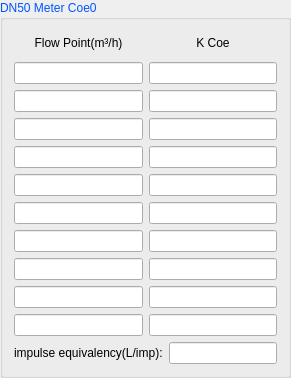
         <widget class="QGroupBox" name="gBox_DN50">
          <property name="palette">
           <palette>
            <active>
             <colorrole role="WindowText">
              <brush brushstyle="SolidPattern">
               <color alpha="255">
                <red>0</red>
                <green>85</green>
                <blue>255</blue>
               </color>
              </brush>
             </colorrole>
            </active>
            <inactive>
             <colorrole role="WindowText">
              <brush brushstyle="SolidPattern">
               <color alpha="255">
                <red>0</red>
                <green>85</green>
                <blue>255</blue>
               </color>
              </brush>
             </colorrole>
            </inactive>
            <disabled>
             <colorrole role="WindowText">
              <brush brushstyle="SolidPattern">
               <color alpha="255">
                <red>120</red>
                <green>120</green>
                <blue>120</blue>
               </color>
              </brush>
             </colorrole>
            </disabled>
           </palette>
          </property>
          <property name="title">
           <string>DN50 Meter Coe0</string>
          </property>
          <layout class="QVBoxLayout" name="verticalLayout_20">
           <item>
            <layout class="QHBoxLayout" name="horizontalLayout_11">
             <item>
              <layout class="QVBoxLayout" name="verticalLayout_21">
               <item>
                <widget class="QLabel" name="label_32">
                 <property name="sizePolicy">
                  <sizepolicy hsizetype="Preferred" vsizetype="Fixed">
                   <horstretch>0</horstretch>
                   <verstretch>0</verstretch>
                  </sizepolicy>
                 </property>
                 <property name="minimumSize">
                  <size>
                   <width>60</width>
                   <height>25</height>
                  </size>
                 </property>
                 <property name="palette">
                  <palette>
                   <active>
                    <colorrole role="WindowText">
                     <brush brushstyle="SolidPattern">
                      <color alpha="255">
                       <red>0</red>
                       <green>0</green>
                       <blue>0</blue>
                      </color>
                     </brush>
                    </colorrole>
                   </active>
                   <inactive>
                    <colorrole role="WindowText">
                     <brush brushstyle="SolidPattern">
                      <color alpha="255">
                       <red>0</red>
                       <green>0</green>
                       <blue>0</blue>
                      </color>
                     </brush>
                    </colorrole>
                   </inactive>
                   <disabled>
                    <colorrole role="WindowText">
                     <brush brushstyle="SolidPattern">
                      <color alpha="255">
                       <red>120</red>
                       <green>120</green>
                       <blue>120</blue>
                      </color>
                     </brush>
                    </colorrole>
                   </disabled>
                  </palette>
                 </property>
                 <property name="text">
                  <string>&lt;html&gt;&lt;head/&gt;&lt;body&gt;&lt;p align=&quot;center&quot;&gt;Flow Point(m³/h)&lt;/p&gt;&lt;/body&gt;&lt;/html&gt;</string>
                 </property>
                </widget>
               </item>
               <item>
                <widget class="QLineEdit" name="lineEdit_DN50_FLowPoint_1"/>
               </item>
               <item>
                <widget class="QLineEdit" name="lineEdit_DN50_FLowPoint_2"/>
               </item>
               <item>
                <widget class="QLineEdit" name="lineEdit_DN50_FLowPoint_3"/>
               </item>
               <item>
                <widget class="QLineEdit" name="lineEdit_DN50_FLowPoint_4"/>
               </item>
               <item>
                <widget class="QLineEdit" name="lineEdit_DN50_FLowPoint_5"/>
               </item>
               <item>
                <widget class="QLineEdit" name="lineEdit_DN50_FLowPoint_6"/>
               </item>
               <item>
                <widget class="QLineEdit" name="lineEdit_DN50_FLowPoint_7"/>
               </item>
               <item>
                <widget class="QLineEdit" name="lineEdit_DN50_FLowPoint_8"/>
               </item>
               <item>
                <widget class="QLineEdit" name="lineEdit_DN50_FLowPoint_9"/>
               </item>
               <item>
                <widget class="QLineEdit" name="lineEdit_DN50_FLowPoint_10"/>
               </item>
              </layout>
             </item>
             <item>
              <layout class="QVBoxLayout" name="verticalLayout_22">
               <item>
                <widget class="QLabel" name="label_33">
                 <property name="sizePolicy">
                  <sizepolicy hsizetype="Preferred" vsizetype="Fixed">
                   <horstretch>0</horstretch>
                   <verstretch>0</verstretch>
                  </sizepolicy>
                 </property>
                 <property name="minimumSize">
                  <size>
                   <width>50</width>
                   <height>25</height>
                  </size>
                 </property>
                 <property name="palette">
                  <palette>
                   <active>
                    <colorrole role="WindowText">
                     <brush brushstyle="SolidPattern">
                      <color alpha="255">
                       <red>0</red>
                       <green>0</green>
                       <blue>0</blue>
                      </color>
                     </brush>
                    </colorrole>
                   </active>
                   <inactive>
                    <colorrole role="WindowText">
                     <brush brushstyle="SolidPattern">
                      <color alpha="255">
                       <red>0</red>
                       <green>0</green>
                       <blue>0</blue>
                      </color>
                     </brush>
                    </colorrole>
                   </inactive>
                   <disabled>
                    <colorrole role="WindowText">
                     <brush brushstyle="SolidPattern">
                      <color alpha="255">
                       <red>120</red>
                       <green>120</green>
                       <blue>120</blue>
                      </color>
                     </brush>
                    </colorrole>
                   </disabled>
                  </palette>
                 </property>
                 <property name="text">
                  <string>&lt;html&gt;&lt;head/&gt;&lt;body&gt;&lt;p align=&quot;center&quot;&gt;K Coe&lt;/p&gt;&lt;/body&gt;&lt;/html&gt;</string>
                 </property>
                </widget>
               </item>
               <item>
                <widget class="QLineEdit" name="lineEdit_DN50_KCoe_1"/>
               </item>
               <item>
                <widget class="QLineEdit" name="lineEdit_DN50_KCoe_2"/>
               </item>
               <item>
                <widget class="QLineEdit" name="lineEdit_DN50_KCoe_3"/>
               </item>
               <item>
                <widget class="QLineEdit" name="lineEdit_DN50_KCoe_4"/>
               </item>
               <item>
                <widget class="QLineEdit" name="lineEdit_DN50_KCoe_5"/>
               </item>
               <item>
                <widget class="QLineEdit" name="lineEdit_DN50_KCoe_6"/>
               </item>
               <item>
                <widget class="QLineEdit" name="lineEdit_DN50_KCoe_7"/>
               </item>
               <item>
                <widget class="QLineEdit" name="lineEdit_DN50_KCoe_8"/>
               </item>
               <item>
                <widget class="QLineEdit" name="lineEdit_DN50_KCoe_9"/>
               </item>
               <item>
                <widget class="QLineEdit" name="lineEdit_DN50_KCoe_10"/>
               </item>
              </layout>
             </item>
            </layout>
           </item>
           <item>
            <layout class="QHBoxLayout" name="horizontalLayout_12">
             <item>
              <widget class="QLabel" name="label_34">
               <property name="palette">
                <palette>
                 <active>
                  <colorrole role="WindowText">
                   <brush brushstyle="SolidPattern">
                    <color alpha="255">
                     <red>0</red>
                     <green>0</green>
                     <blue>0</blue>
                    </color>
                   </brush>
                  </colorrole>
                 </active>
                 <inactive>
                  <colorrole role="WindowText">
                   <brush brushstyle="SolidPattern">
                    <color alpha="255">
                     <red>0</red>
                     <green>0</green>
                     <blue>0</blue>
                    </color>
                   </brush>
                  </colorrole>
                 </inactive>
                 <disabled>
                  <colorrole role="WindowText">
                   <brush brushstyle="SolidPattern">
                    <color alpha="255">
                     <red>120</red>
                     <green>120</green>
                     <blue>120</blue>
                    </color>
                   </brush>
                  </colorrole>
                 </disabled>
                </palette>
               </property>
               <property name="text">
                <string>impulse equivalency(L/imp):</string>
               </property>
              </widget>
             </item>
             <item>
              <widget class="QLineEdit" name="lineEdit_DN50_Pulse"/>
             </item>
            </layout>
           </item>
          </layout>
         </widget>
